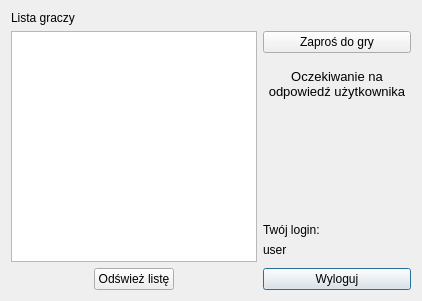
<?xml version="1.0" encoding="UTF-8"?>
<ui version="4.0">
 <class>RoomWindow</class>
 <widget class="QDialog" name="RoomWindow">
  <property name="geometry">
   <rect>
    <x>0</x>
    <y>0</y>
    <width>422</width>
    <height>301</height>
   </rect>
  </property>
  <property name="windowTitle">
   <string>Warcaby</string>
  </property>
  <layout class="QGridLayout" name="gridLayout">
   <item row="0" column="0">
    <layout class="QVBoxLayout" name="verticalLayout">
     <item>
      <layout class="QGridLayout" name="gridLayout_2">
       <item row="0" column="1">
        <widget class="QLabel" name="label">
         <property name="text">
          <string>Lista graczy</string>
         </property>
        </widget>
       </item>
       <item row="3" column="2">
        <widget class="QPushButton" name="logoutPushButton">
         <property name="text">
          <string>Wyloguj</string>
         </property>
        </widget>
       </item>
       <item row="3" column="1">
        <layout class="QHBoxLayout" name="horizontalLayout">
         <item>
          <spacer name="horizontalSpacer">
           <property name="orientation">
            <enum>Qt::Horizontal</enum>
           </property>
           <property name="sizeHint" stdset="0">
            <size>
             <width>40</width>
             <height>20</height>
            </size>
           </property>
          </spacer>
         </item>
         <item>
          <widget class="QPushButton" name="refreshPushButton">
           <property name="text">
            <string>Odśwież listę</string>
           </property>
          </widget>
         </item>
         <item>
          <spacer name="horizontalSpacer_2">
           <property name="orientation">
            <enum>Qt::Horizontal</enum>
           </property>
           <property name="sizeHint" stdset="0">
            <size>
             <width>40</width>
             <height>20</height>
            </size>
           </property>
          </spacer>
         </item>
        </layout>
       </item>
       <item row="1" column="2">
        <layout class="QVBoxLayout" name="verticalLayout_2">
         <item>
          <widget class="QPushButton" name="invitePushButton">
           <property name="text">
            <string>Zaproś do gry</string>
           </property>
          </widget>
         </item>
         <item>
          <spacer name="verticalSpacer_2">
           <property name="orientation">
            <enum>Qt::Vertical</enum>
           </property>
           <property name="sizeType">
            <enum>QSizePolicy::Minimum</enum>
           </property>
           <property name="sizeHint" stdset="0">
            <size>
             <width>10</width>
             <height>10</height>
            </size>
           </property>
          </spacer>
         </item>
         <item>
          <widget class="QLabel" name="waitingLabel">
           <property name="enabled">
            <bool>true</bool>
           </property>
           <property name="font">
            <font>
             <pointsize>10</pointsize>
            </font>
           </property>
           <property name="text">
            <string>Oczekiwanie na odpowiedź użytkownika</string>
           </property>
           <property name="alignment">
            <set>Qt::AlignCenter</set>
           </property>
           <property name="wordWrap">
            <bool>true</bool>
           </property>
          </widget>
         </item>
         <item>
          <spacer name="verticalSpacer">
           <property name="orientation">
            <enum>Qt::Vertical</enum>
           </property>
           <property name="sizeHint" stdset="0">
            <size>
             <width>20</width>
             <height>40</height>
            </size>
           </property>
          </spacer>
         </item>
         <item>
          <widget class="QLabel" name="label_2">
           <property name="text">
            <string>Twój login:</string>
           </property>
          </widget>
         </item>
         <item>
          <widget class="QLabel" name="userLabel">
           <property name="text">
            <string>user</string>
           </property>
          </widget>
         </item>
         <item>
          <spacer name="verticalSpacer_3">
           <property name="orientation">
            <enum>Qt::Vertical</enum>
           </property>
           <property name="sizeType">
            <enum>QSizePolicy::Minimum</enum>
           </property>
           <property name="sizeHint" stdset="0">
            <size>
             <width>20</width>
             <height>5</height>
            </size>
           </property>
          </spacer>
         </item>
        </layout>
       </item>
       <item row="1" column="1">
        <widget class="QListWidget" name="listWidget"/>
       </item>
      </layout>
     </item>
    </layout>
   </item>
  </layout>
 </widget>
 <resources/>
 <connections/>
</ui>
